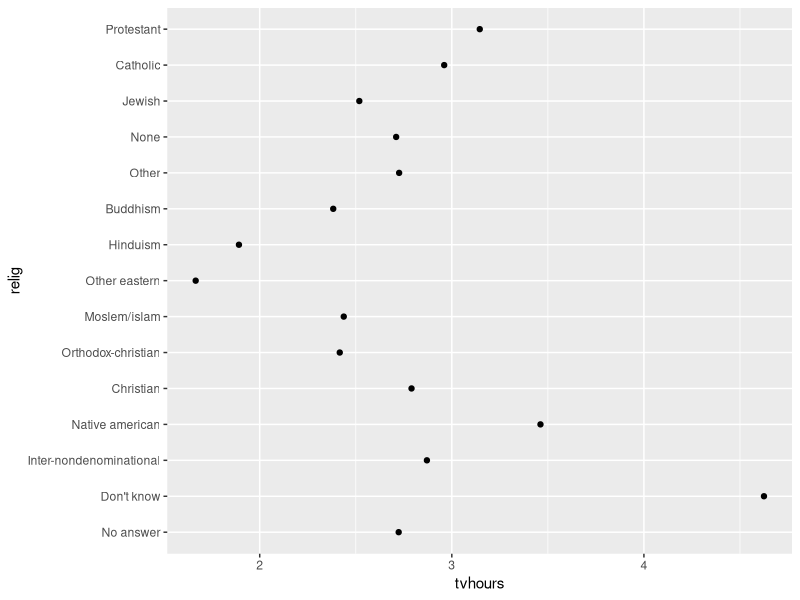
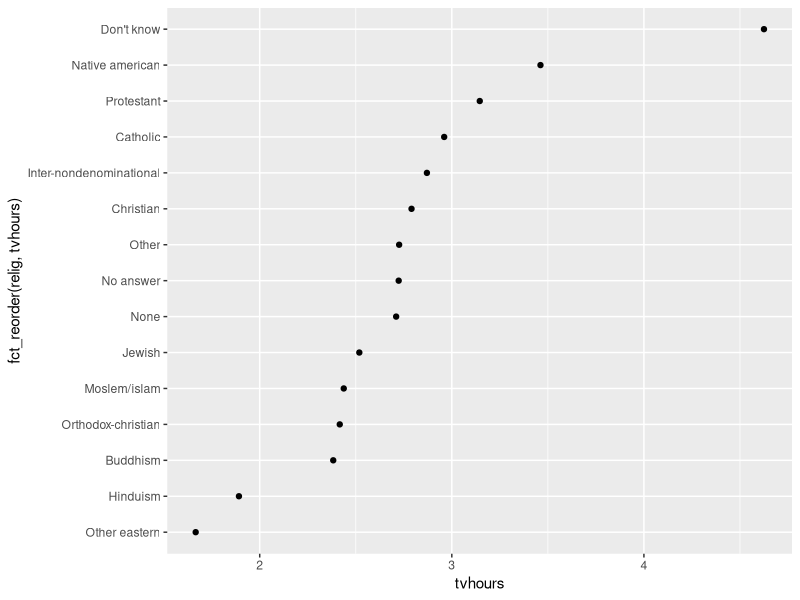
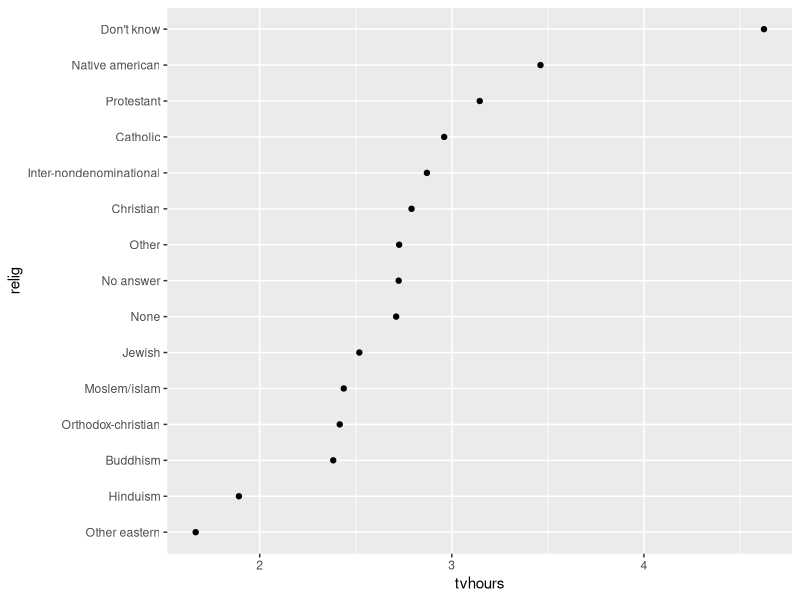
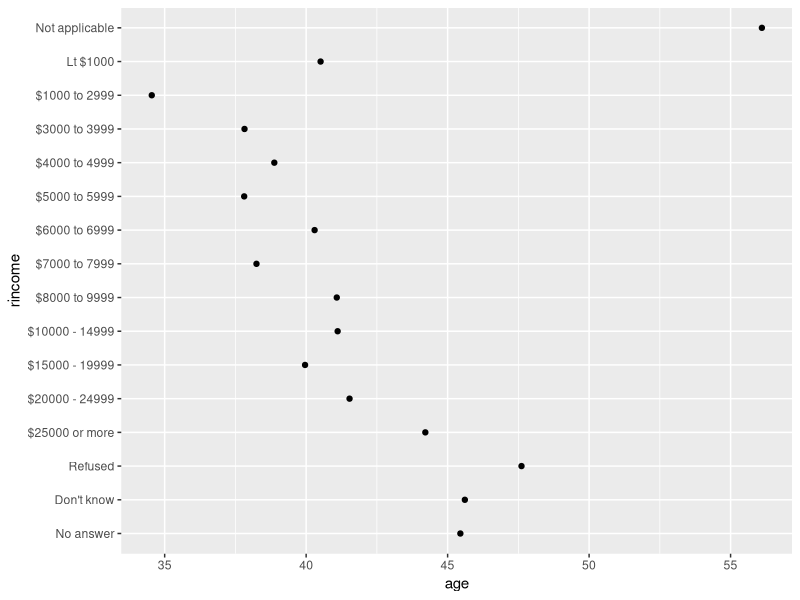
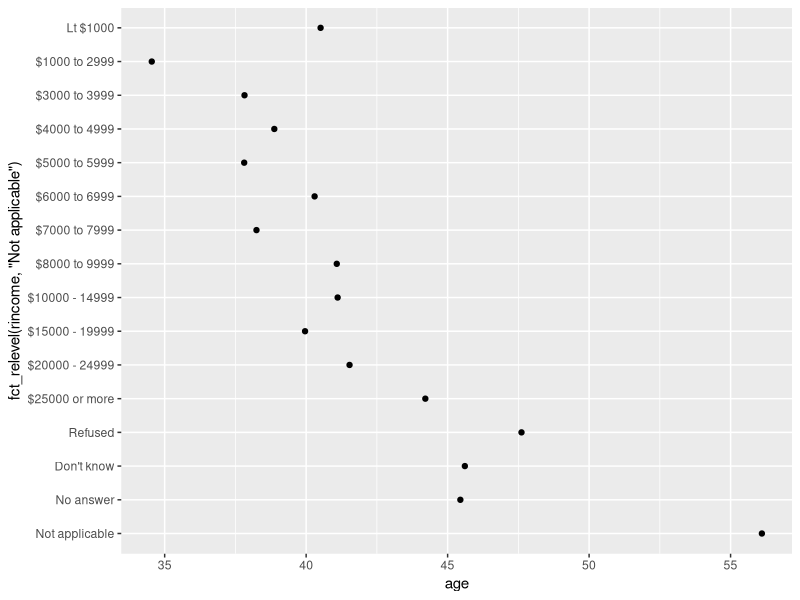
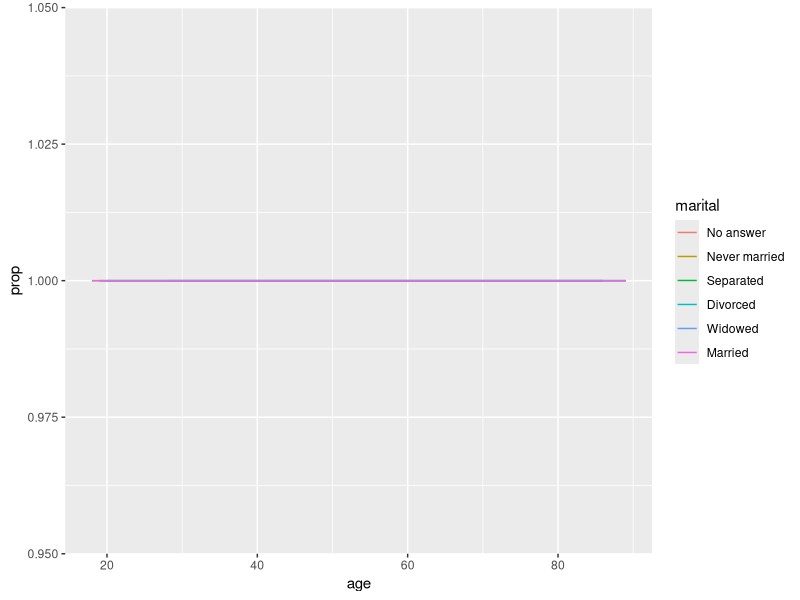
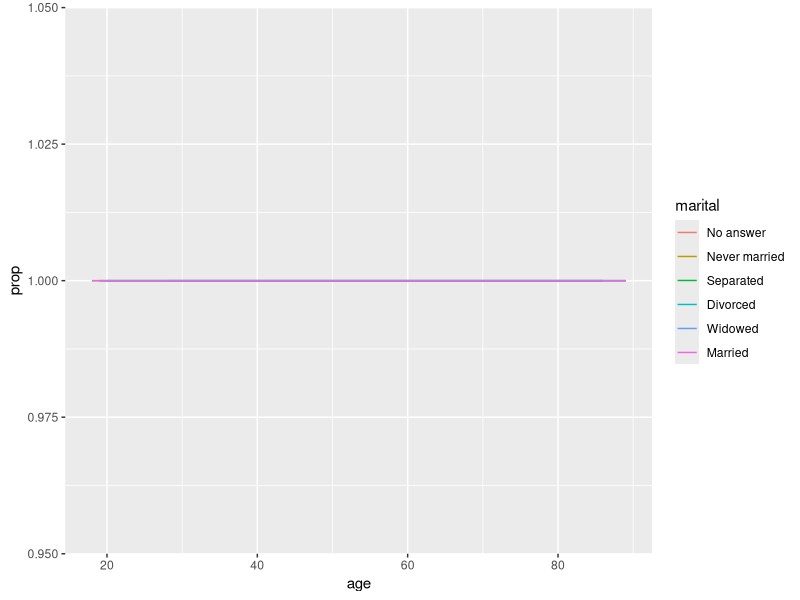
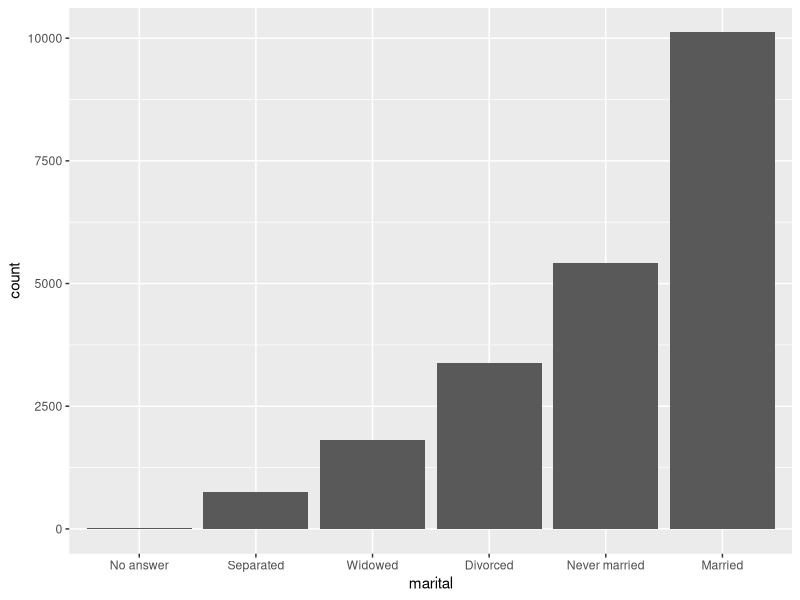

The R source for these figures, in order:
library(tidyverse)
library(forcats)


##=====================================
#Reoarnando fatores
##=====================================
relig <- gss_cat %>% 
  group_by(relig) %>% 
  summarize(
    age = mean(age, na.rm = TRUE),
    tvhours = mean(tvhours, na.rm = TRUE),
    n = n()
  )

relig

ggplot(relig, aes(tvhours, relig)) +
  geom_point()

#Reoarnando fatores para visualização
ggplot(relig, aes(tvhours, fct_reorder(relig, tvhours))) + 
  geom_point()


#Reordenando fora da visualização para melhor organização
relig %>% 
  mutate(relig = fct_reorder(relig, tvhours)) %>% 
  ggplot(aes(tvhours, relig)) +
  geom_point()


#Ajustar nível específico
rincome <- gss_cat %>% 
  group_by(rincome) %>% 
  summarize(
    age = mean(age, na.rm = TRUE),
    tvhours = mean(tvhours, na.rm = TRUE),
    n = n()
  )

rincome

#Orignal
ggplot(rincome,
       aes(age, rincome)) + 
  geom_point()

#Ajustada posição de não aplicável
ggplot(rincome,
       aes(age, fct_relevel(rincome, "Not applicable"))) + 
  geom_point()
  

by_age <- gss_cat %>% 
  filter(!is.na(age)) %>% 
  group_by(age, marital) %>% 
  count() %>% 
  mutate(prop = n/sum(n)) #Verificar este cálculo (não está correto)

by_age

ggplot(by_age,
       aes(age, prop, color = marital)) + 
  geom_line(na.rm = TRUE)

ggplot(by_age,
       aes(age, prop, color = fct_reorder2(marital, age, prop))) +
  geom_line() +
  labs(color = "marital")


gss_cat %>% 
  mutate(marital = marital %>% fct_infreq() %>% fct_rev()) %>% 
  ggplot(aes(marital)) +
  geom_bar()

##=====================================
##Modificar níveis
##=====================================
gss_cat %>% count(partyid)

#Mudar níveis
gss_cat %>% 
  mutate(
    partyid = fct_recode(
      partyid,
      "Republican, strong" = "Strong republican",
      "Republican, weak" = "Not str republican",
      "Independent, near rep" = "Ind,near rep",
      "Independent, near dem" = "Ind,near dem",
      "Democrat, weak" = "Not str democrat",
      "Democrat, strong" = "Strong democrat"
                              )) %>% 
  count(partyid)

#Recombinar grupos de níveis
gss_cat %>% 
  mutate(
    partyid = fct_recode(
      partyid,
      "Republican, strong" = "Strong republican",
      "Republican, weak" = "Not str republican",
      "Independent, near rep" = "Ind,near rep",
      "Independent, near dem" = "Ind,near dem",
      "Democrat, weak" = "Not str democrat",
      "Democrat, strong" = "Strong democrat",
      "Other" = "No answer",
      "Other" = "Don't know",
      "Other" = "Other party"
    )) %>% 
  count(partyid)

#Agrupar diversos níveis
gss_cat %>% 
  mutate(partyid = fct_collapse(partyid,
    other = c("No answer","Don't know","Other party"),
    rep = c("Strong republican","Not str republican"),
    dem = c("Not str democrat","Strong democrat"),
    ind = c("Ind,near rep","Ind,near dem")
  )) %>% 
  count(partyid)


#Agrupar todos os níveis pequenos
#Mantém apenas dois grupos
gss_cat %>% 
  mutate(relig = fct_lump(relig)) %>% 
  count(relig)

#Agrupar sem "excesso" definindo quantidade de grupos
gss_cat %>% 
  mutate(relig = fct_lump(relig, n = 3)) %>% #n define grupos
  count(relig, sort = TRUE) %>% #sort ordena o resultado
  print(n = Inf) #Inf permite visualizar todos os grupos do resultado
